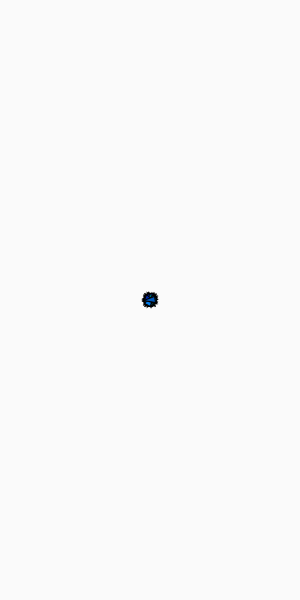
Frame 1 (no input)
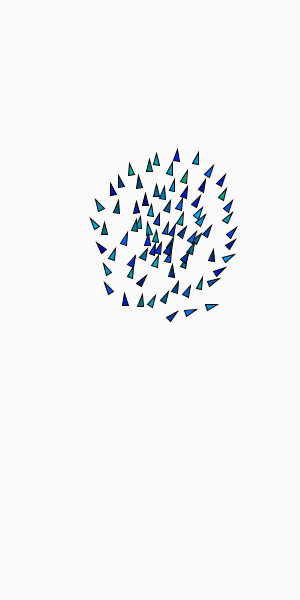
Frame 60 (the mouse pressed at the canvas centre just before this capture)
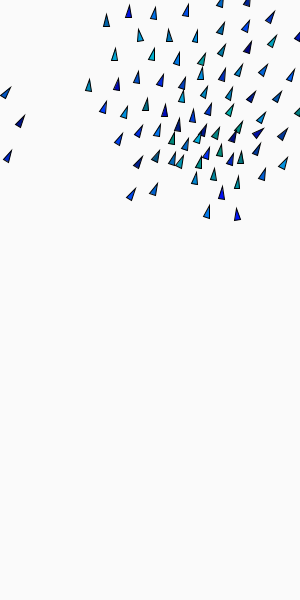
Frame 120 (the mouse held since frame 60 and released just before this capture)

The Processing sketch that drew these frames (run headless with seeded random() and noise(); from frame 60 on, the mouse is pressed at the canvas centre):

// Processing sketch: flockingSystem
// ── flockingSystem.pde
Flock flock;

void setup(){
  size(300, 600);
  flock = new Flock();
  for(int i = 0; i< 80; i++){
    Boid b = new Boid (width/2, height/2);
    flock.addBoid(b);
  }
  smooth();
}

void draw(){
  background(250);
  flock.run();
  fill(0);
}

void mouseDragged(){
  flock.addBoid(new Boid(mouseX, mouseY));
}
    
// ── Boid.pde
class Boid{
  PVector location;
  PVector velocity;
  PVector acceleration;
  float r;
  float maxforce;
  float maxspeed;
  
  Boid(float x, float y){
    acceleration = new PVector(0,0);
    velocity = new PVector(random(-1,1), random(-1,1));
    location = new PVector(x,y);
    r = 3.0;
    maxspeed = 3;
    maxforce = 0.05;
  }
  
  void run(ArrayList<Boid> boids){
    flock(boids);
    update();
    borders();
    render();
  }
  
  void applyForce(PVector force){
    acceleration.add(force);
  }
  
  void flock(ArrayList<Boid>boids){
  PVector sep = seperate(boids);
  PVector ali = align(boids);
  PVector coh = cohesion(boids);
  
  sep.mult(1.5);
  ali.mult(1.0);
  coh.mult(1.0);
  
  applyForce(sep);
  applyForce(ali);
  applyForce(coh);
  }
  
  void update(){
  velocity.add(acceleration);
  velocity.limit(maxspeed);
  location.add(velocity);
  acceleration.mult(0);
  }
  
  PVector seek(PVector target){
    PVector desired = PVector.sub(target, location);
    desired.normalize();
    desired.mult(maxspeed);
    PVector steer = PVector.sub(desired, velocity);
    steer.limit(maxforce);
    return steer;
  }
  void render(){
  float theta = velocity.heading2D() + radians(90);
  int g = int(random(0,180));
  int b = int(random(120,255));
  fill(0, g, b);
  stroke(0);
  pushMatrix();
  translate(location.x, location.y);
  rotate(theta);
  beginShape(TRIANGLES);
  vertex(0, -r*2);
  vertex(-r, r*2);
  vertex(r, r*2);
  endShape();
  popMatrix();
  }
  
  void borders() {
    if (location.x < -r) location.x = width+r;
    if (location.y < -r) location.y = height+r;
    if (location.x > width+r) location.x = -r;
    if (location.y > height+r) location.y = -r;
  }
  
  PVector seperate (ArrayList<Boid>boids){
    float desiredseparation = 25.0f;
    PVector steer = new PVector(0,0,0);
    int count = 0;
    for (Boid other : boids) {
      float d = PVector.dist(location,other.location);
      if ((d > 0) && (d < desiredseparation)) {
        PVector diff = PVector.sub(location,other.location);
        diff.normalize();
        diff.div(d);        
        steer.add(diff);
        count++;           
      }
    }
    if (count > 0) {
      steer.div((float)count);
    }
    if(steer.mag()>0){
      steer.normalize();
      steer.mult(maxspeed);
      steer.sub(velocity);
      steer.limit(maxforce);
    }
    return steer;
  }
  PVector align (ArrayList<Boid>boids){
    float neighborlist = 50;
    PVector sum = new PVector(0,0);
    int count = 0;
    for (Boid other : boids){
      float d = PVector.dist(location, other.location);
      if((d>0) && (d<neighborlist)){
        sum.add(other.velocity);
        count++;
      }
    }
    if (count >0){
      sum.div((float)count);
      sum.normalize();
      sum.mult(maxspeed);
      PVector steer = PVector.sub(sum, velocity);
      steer.limit(maxforce);
      return steer;
    } else {
      return new PVector(0,0);
    }
  }
  PVector cohesion (ArrayList<Boid>boids) {
  float neighbordist = 50;
  PVector sum = new PVector(0,0);
  int count = 0;
  for (Boid other : boids){
    float d = PVector.dist(location, other.location);
   if ((d > 0) && (d < neighbordist)) {
        sum.add(other.location);
      count++;
    }
  }
  if(count >0){
    sum.div(count);
    return seek(sum);
  } else {
    return new PVector(0,0);
  }
  }
}
  
  
// ── Flock.pde
class Flock{
  ArrayList<Boid>boids;
  Flock(){
  boids = new ArrayList<Boid>();
  }
  void run(){
    for(Boid b : boids){
      b.run(boids);
    }
  }
  
  void addBoid(Boid b){
    boids.add(b);
  }
}
